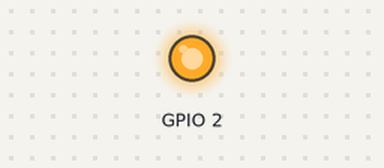
Recording of a sketch running on a simulated ESP32. Shown: output pins drawn as LEDs (lit = HIGH). WiFi joins after 1.5 s; servers stay silent unless stated; what the sketch prints to the serial monitor is not drawn.

Above: at 0.1 s.
At 1.0 s:
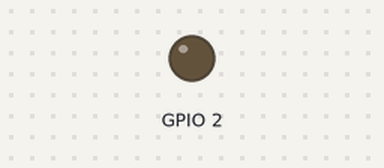
Timing chart, 0 to 2.7 s (numbered marks = the images above):
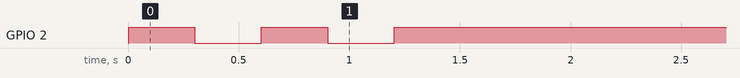

The sketch:

GISMO6_WiFi.ino
```cpp
#include <WiFi.h>
#define WIFI_SSID "xxxxxxxxxxxxx"
#define WIFI_PASSWORD "xxxxxxxxxxxxx"

void setup() {
  pinMode(2,OUTPUT);
  Serial.begin(115200);
  WiFiInit();
 }

void loop() {

}

void WiFiInit(){
//Connecting to Wi-Fi network
  WiFi.begin(WIFI_SSID, WIFI_PASSWORD);
  Serial.print("Connecting to Wi-Fi");
  while (WiFi.status() != WL_CONNECTED)
  {
    Serial.print(".");
    digitalWrite(2,!digitalRead(2));
    delay(300);
  }
  Serial.println();
  Serial.print("Connected with IP: ");
  Serial.println(WiFi.localIP());
  Serial.println();

}
```
